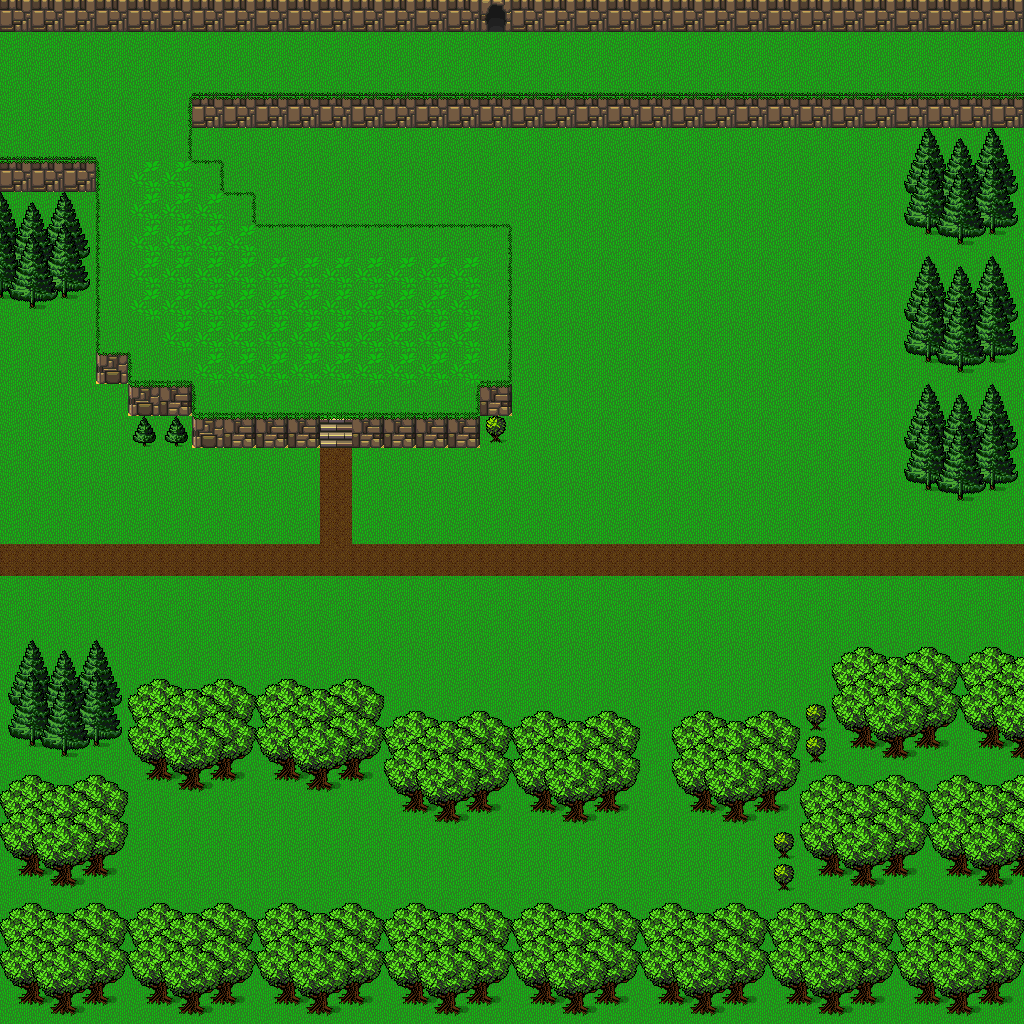

Below is a game level as drawn by its tile map, then a one-line description and the .tmx that defines it (tile-layer data replaced by summaries):
An orthogonal 32x32 tile map with 32x32 px tiles, 4 tile layers (base_ground, elevated_ground, shrubbery, top) and 34 objects (portal_om_02, portal_om_03, portal_cave_01, cave_01, start).

<map version="1.2" tiledversion="1.3.2" orientation="orthogonal" renderorder="right-down" compressionlevel="0" width="32" height="32" tilewidth="32" tileheight="32" infinite="0" nextlayerid="9" nextobjectid="42">
 <tileset firstgid="1" name="Slates v.2 [32x32px orthogonal tileset by Ivan Voirol]" tilewidth="32" tileheight="32" tilecount="1288" columns="56">
  <image source="../images/Slates v.2 [32x32px orthogonal tileset by Ivan Voirol].png" width="1792" height="736" />
 </tileset>
 <layer id="1" name="base_ground" width="32" height="32">
  <data>[1024 cells, 1024 non-empty, 1 distinct tile ids]</data>
 </layer>
 <layer id="3" name="elevated_ground" width="32" height="32">
  <data>[1024 cells, 190 non-empty, 14 distinct tile ids]</data>
 </layer>
 <layer id="4" name="shrubbery" width="32" height="32">
  <data>[1024 cells, 359 non-empty, 34 distinct tile ids]</data>
 </layer>
 <layer id="5" name="top" width="32" height="32">
  <data>[1024 cells, 37 non-empty, 3 distinct tile ids]</data>
 </layer>
 <objectgroup id="6" name="bounds">
  <object id="1" x="-3.53408" y="1.17803" width="480.635" height="27.0946" />
  <object id="2" x="512.442" y="-2.35605" width="513.62" height="30.6287" />
  <object id="3" x="192.018" y="95.4202" width="830.509" height="31.8067" />
  <object id="5" x="481.813" y="379.325" width="27.0946" height="64.7915" />
  <object id="6" x="355.764" y="412.309" width="121.337" height="34.1628" />
  <object id="7" x="190.84" y="412.309" width="123.693" height="30.6287" />
  <object id="8" x="128.405" y="381.681" width="62.4354" height="63.6135" />
  <object id="9" x="97.7762" y="348.696" width="34.1628" height="32.9848" />
  <object id="10" x="1.17803" y="157.856" width="90.7081" height="159.034" />
  <object id="12" x="898.835" y="115.447" width="121.337" height="386.393" />
  <object id="13" x="1.17803" y="890.588" width="1021.35" height="131.939" />
  <object id="14" x="1.17803" y="638.491" width="128.405" height="268.59" />
  <object id="15" x="121.337" y="676.188" width="262.7" height="122.515" />
  <object id="16" x="381.681" y="703.282" width="256.81" height="126.049" />
  <object id="17" x="673.831" y="702.104" width="126.049" height="128.405" />
  <object id="18" x="769.252" y="835.221" width="247.386" height="180.238" />
  <object id="19" x="832.865" y="637.313" width="189.662" height="193.196" />
  <object id="20" x="797.524" y="697.392" width="50.6552" height="149.609" />
  <object id="21" x="508.908" y="227.359" width="5.89014" height="160.212" />
  <object id="22" x="183.772" y="94.2422" width="10.6022" height="62.4354" />
  <object id="23" x="186.128" y="156.678" width="40.0529" height="8.24619" />
  <object id="24" x="220.291" y="157.856" width="4.71211" height="34.1628" />
  <object id="25" x="220.291" y="192.018" width="34.1628" height="4.71211" />
  <object id="26" x="249.742" y="194.374" width="7.06816" height="27.0946" />
  <object id="27" x="250.92" y="221.469" width="257.988" height="4.71211" />
  <object id="28" x="91.8861" y="159.034" width="5.89014" height="193.196" />
  <object id="35" x="1.17803" y="314.533" width="4.71211" height="323.957" />
  <object id="39" x="459.431" y="0" width="78.9278" height="5.89014" />
  <object id="40" x="1017.82" y="492.415" width="4.71211" height="153.144" />
 </objectgroup>
 <objectgroup id="7" name="portals">
  <object id="32" name="portal_om_02" x="1007.22" y="504.196" width="8.24619" height="130.761" />
  <object id="33" name="portal_om_03" x="7.06817" y="510.086" width="11.7803" height="123.693" />
  <object id="34" name="portal_cave_01" x="480.635" y="4.71211" width="29.4507" height="29.4507" />
 </objectgroup>
 <objectgroup id="8" name="positions">
  <object id="37" name="cave_01" x="440.582" y="54.1892" width="32" height="32" />
  <object id="38" name="start" x="533.646" y="494.771" width="32" height="32" />
 </objectgroup>
</map>
